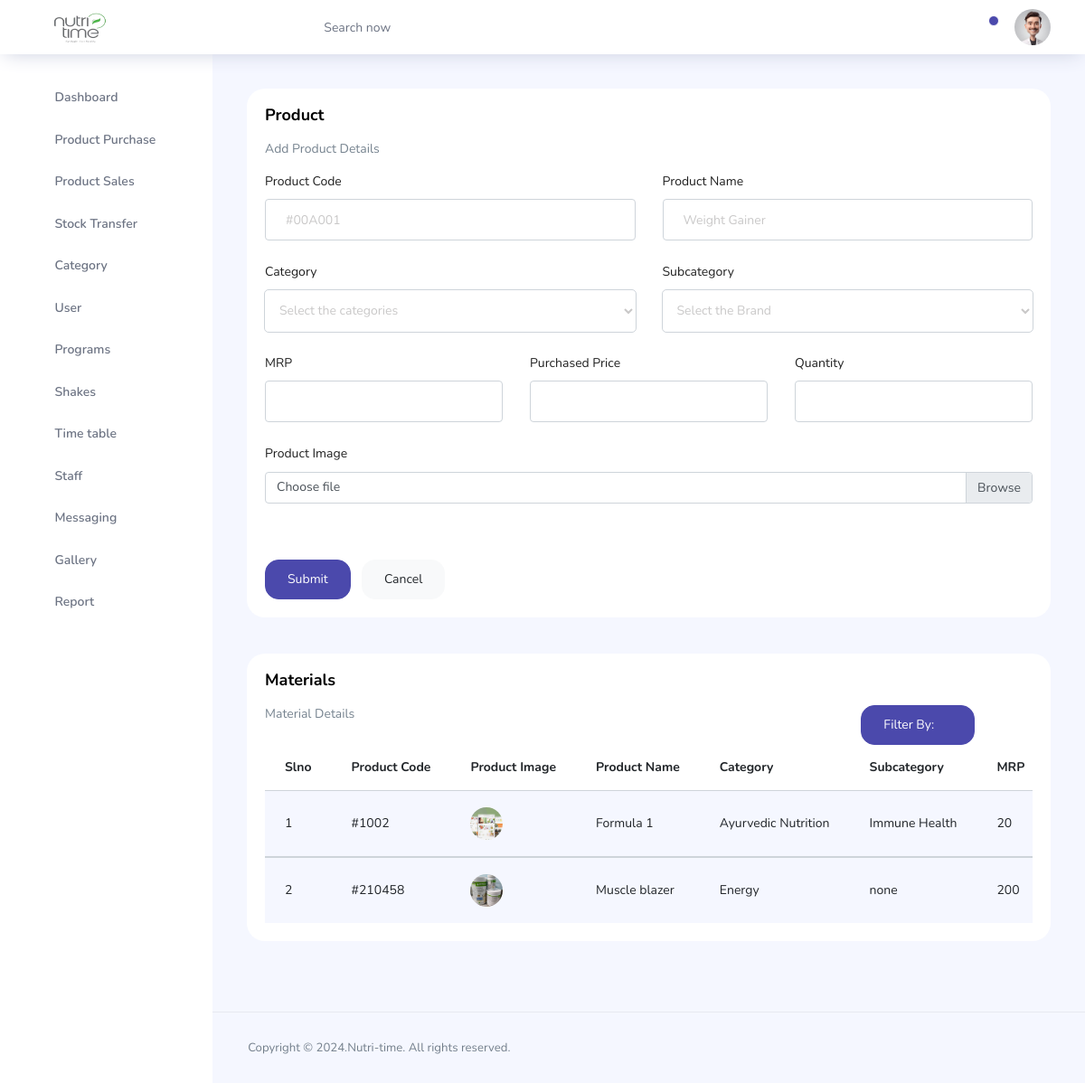
/Admin/pages/admin-material.php (signed in), run on the app's committed database.
### tables this page shows
CREATE TABLE `material` (
  `pro_id` int(11) NOT NULL,
  `pro_code` varchar(20) NOT NULL,
  `pro_name` varchar(100) NOT NULL,
  `pro_category` varchar(100) NOT NULL,
  `pro_subcategory` varchar(50) NOT NULL,
  `pro_brand` varchar(50) NOT NULL,
  `pro_mrp` int(10) NOT NULL,
  `pro_price` int(20) NOT NULL,
  `pro_quantity` int(20) NOT NULL,
  `pro_curquantity` int(10) NOT NULL,
  `pro_image` varchar(50) NOT NULL,
  `pro_status` enum('used','unused') NOT NULL
);

### Admin/pages/admin-material.php (the view, shortened to what this page needs)
<?php
 include './connect.php';
?>
<!DOCTYPE html>
<html lang="en">
<head>
  <link rel="stylesheet" href="../vendors/feather/feather.css">
  <link rel="stylesheet" href="../vendors/ti-icons/css/themify-icons.css">
  <link rel="stylesheet" href="../vendors/css/vendor.bundle.base.css">
  <link rel="stylesheet" href="../vendors/select2/select2.min.css">
  <link rel="stylesheet" href="../vendors/select2-bootstrap-theme/select2-bootstrap.min.css">
  <link rel="stylesheet" href="../css/vertical-layout-light/style.css">
</head>
<body>
  <div class="container-scroller">
<?php
  include './topbar.php';
?>
    <div class="main-panel">
      <div class="content-wrapper">
        <div class="row">
          <div class="col-12 grid-margin stretch-card">
            <div class="card">
              <div class="card-body">
                <h1 class="card-title">Product</h1>
                <p class="card-description">Add Product Details</p>
                <form method="post" class="forms-sample" enctype="multipart/form-data">
                  <div class="row">
                    <div class="col-lg-6 col-md col-sm col-12">
                      <div class="form-group">
                        <label>Product Code</label>
                        <input type="text" class="form-control" placeholder="#00A001" name="procode"
                          value="<?php echo $p_code1; ?>" required>
                      </div>
                    </div>
                    <div class="col-lg-6 col-md col-sm col-12">
                      <div class="form-group">
                        <label>Product Name</label>
                        <input type="text" class="form-control" placeholder="Weight Gainer" name="proname"
                          value="<?php echo $p_name1; ?>" required>
                      </div>
                    </div>
                  </div>
                  <div class="row">
                    <div class="col">
                      <div class="form-group">
                        <label for="exampleSelectGender">Category</label>
                        <select class="form-control" name="procat" onchange="getcat();" id="catid" required>
                        <option selected>Select the categories</option>
              </select>
                      </div>
                    </div>
                    <div class="col">
                      <div class="form-group">
                        <label for="exampleSelectGender">Subcategory</label>
                        <select class="form-control" name="subcat"   id="sub" required>
                        <option selected>Select the Brand</option>
              </select>
                      </div>
                    </div>
                  </div>
                  <div class="row">
                    <div class="col">
                      <div class="form-group">
                        <label>MRP</label>
                        <input type="number" class="form-control" name="promrp" value="<?php echo $p_mrp1; ?>" required>
                      </div>
                    </div>
                    <div class="col">
                      <div class="form-group">
                        <label>Purchased Price</label>
                        <input type="number" class="form-control" name="proprice" value="<?php echo $p_pri1; ?>"
                          required>
                      </div>
                    </div>
                    <div class="col">
                      <div class="form-group">
                        <label>Quantity</label>
                        <input type="number" class="form-control" name="proquant" value="<?php echo $p_qua1; ?>"
                          required>
                      </div>
                    </div>
                  </div>
                  <div class="row">
                    <div class="col">
                      <div class="form-group">
                        <label>Product Image</label>
                        <div class="input-group mb-3">
                          <label class="input-group-text custom-file-label" for="inputGroupFile01">Choose file</label>
                        </div>
                      </div>
                    </div>
                  </div>
                  <button type="submit" class="btn btn-primary mr-2" name="submitp">Submit</button>
                  <button type="reset" class="btn btn-light">Cancel</button>
                </form>
              </div>
            </div>
          </div>
        </div>
        <div class="row ">
          <div class="col-lg-12 grid-margin stretch-card">
            <div class="card">
              <div class="card-body">
                <h4 class="card-title">Materials</h4>
                <div class="row">
                  <div class="col-md-9">
                    <p class="card-description">Material Details</p>
                  </div>
                  <div class="col-md-3">
                    <div class="dropdown">
                      <button class="btn btn-primary dropdown-toggle" type="button" id="dropdownMenuButton"
                        data-toggle="dropdown" aria-haspopup="true" aria-expanded="false">
                        Filter By:
                      </button>
                    </div>
                  </div>
                </div>
                <div class="table-responsive">
                  <table class="table table-striped">
                    <thead>
                      <tr>
                        <th>Slno</th>
                        <th>Product Code</th>
                        <th>Product Image</th>
                        <th>Product Name</th>
                        <th>Category</th>
                        <th>Subcategory</th>
                        <th>MRP</th>
                      </tr>
                    </thead>
                    <?php
$sql=mysqli_query($conn,"SELECT * FROM material ORDER BY pro_id ");
$serialNo = 1;
while($row=mysqli_fetch_assoc($sql))
{
    $pro_cod=$row['pro_code'];
    $pro_nam=$row['pro_name'];
    $pro_cat=$row['pro_category'];
    $pro_subcat=$row['pro_subcategory'];
    $pro_mrp=$row['pro_mrp'];
    $pro_img=$row['pro_image'];
?>
                    <tbody>
                      <tr>
                        <td class="py-1"><?php echo $serialNo++; ?></td>
                        <td class="py-1">#<?php echo $pro_cod; ?></td>
                        <td><img src="../images/material/<?php echo $pro_img; ?>" alt="" width="50" class="rounded-circle"></td>
                        <td><?php echo $pro_nam; ?></td>
                        <td><?php echo $pro_cat; ?></td>
                        <td><?php echo $pro_subcat; ?></td>
                        <td><?php echo $pro_mrp; ?></td>
                      </tr>
                    </tbody>
                    <?php
}
?>
                  </table>
                </div>
              </div>
            </div>
          </div>
        </div>
      </div>
      <footer class="footer">
        <div class="d-sm-flex justify-content-center justify-content-sm-between">
          <span class="text-muted text-center text-sm-left d-block d-sm-inline-block">Copyright © 2024.Nutri-time. All
            rights reserved.</span>
        </div>
      </footer>
    </div>
  </div>
  </div>
</body>
</html>

### data on the page
material: pro_code "1002", pro_image (picture), pro_name "Formula 1", pro_category "Ayurvedic Nutrition", pro_subcategory "Immune Health", pro_mrp "20"
material: pro_code "210458", pro_image (picture), pro_name "Muscle blazer", pro_category "Energy", pro_subcategory "none", pro_mrp "200"
